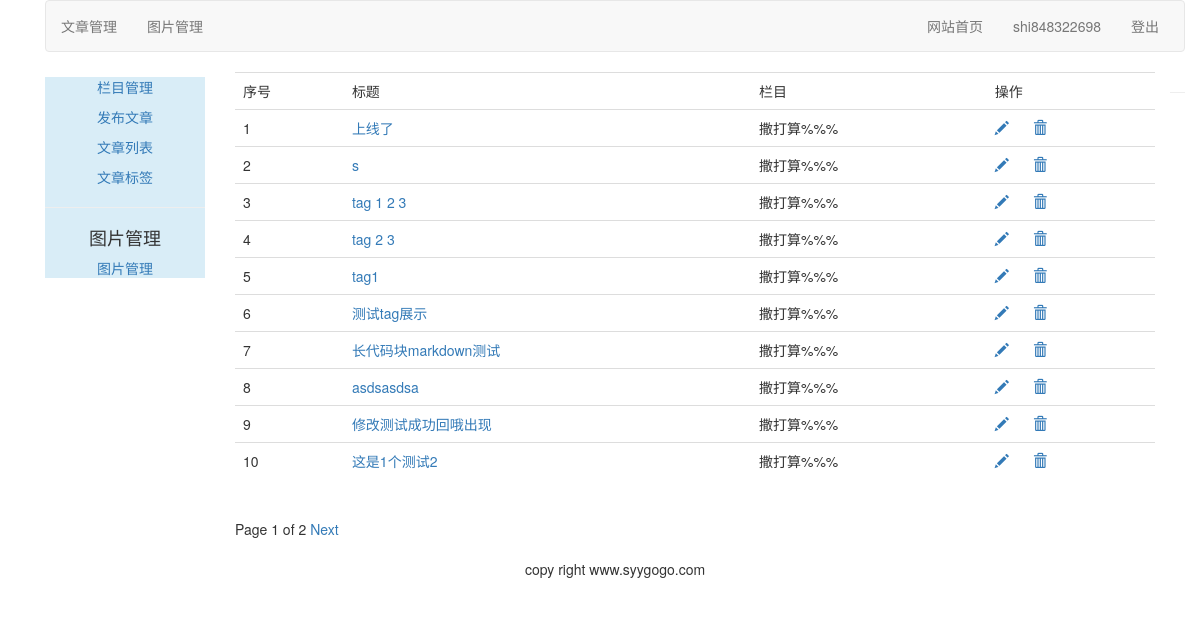
/article/article-list/ (signed in), run on an earlier commit of the app's database.
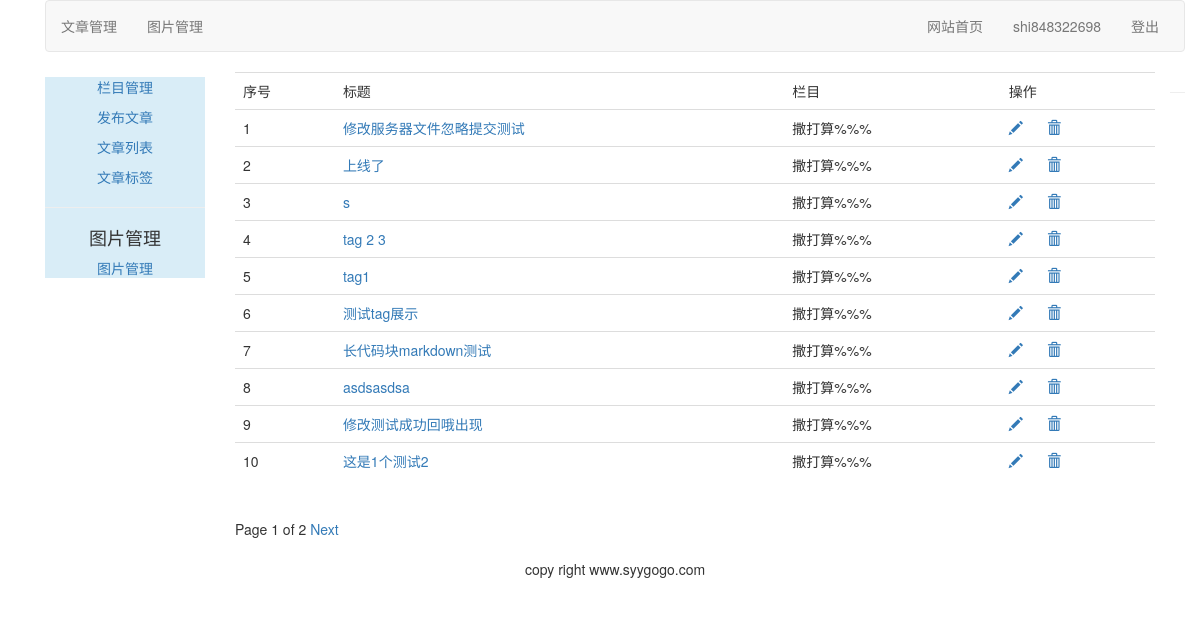
And on a later commit of the database.
### article/models.py (models this page shows, shortened)
class ArticlePost(models.Model):
    author = models.ForeignKey(User, on_delete=models.CASCADE, related_name="article")
    title = models.CharField(max_length=200)
    slug = models.SlugField(max_length=500)
    column = models.ForeignKey(ArticleColumn, on_delete=models.CASCADE, related_name="article_column")
    body = models.TextField()
    created = models.DateTimeField(default=timezone.now)
    updated = models.DateTimeField(auto_now=True)
    users_like = models.ManyToManyField(User, related_name="articles_like", blank=True)
    article_tag = models.ManyToManyField(ArticleTag, related_name='article_tag', blank=True)
    class Meta:
        ordering = ("-updated",)
        index_together = (('id', 'slug'),)
    def get_absolute_url(self):
        return reverse("article:article_detail", args=[self.id, self.slug])

class ArticleColumn(models.Model):
    user = models.ForeignKey(User, on_delete=models.CASCADE, related_name='article_column')
    column = models.CharField(max_length=200)
    created = models.DateField(auto_now_add=True)
    def __str__(self):
        return self.column

### article/views.py (the view)
# urls.py: path('article-list/', views.article_list, name="article_list"),
@login_required(login_url='/account/login')
def article_list(request):
    articles_list = ArticlePost.objects.filter(author=request.user)
    paginator = Paginator(articles_list, 10)
    page = request.GET.get('page')
    try:
        current_page = paginator.page(page)
        articles = current_page.object_list
    except PageNotAnInteger:
        current_page = paginator.page(1)
        articles = current_page.object_list
    except EmptyPage:
        current_page = paginator.page(paginator.num_pages)
        articles = current_page.object_list
    return render(request, "article/column/article_list.html", {"articles": articles, "page": current_page})

### templates/article/column/article_list.html (shortened to what this page needs)
{% extends "article/base.html" %}
{% load staticfiles %}
{% block content %}
<div>
    <table class="table table-hover">
        <tr>
            <td>序号</td>
            <td>标题</td>
            <td>栏目</td>
            <td>操作</td>
        </tr>
        {% for article in articles %}
        <tr id={{ article.id }}>
            <td>{{ forloop.counter }}</td>
            <td><a href="{{ article.get_absolute_url }}">{{ article.title }}</a></td>
            <td>{{ article.column }}</td>
            <td>
                <a name="edit" href="{% url 'article:redit_article' article.id %}"><span class="glyphicon glyphicon-pencil"></span></a>
                <a nane="delete" href="javascript:" onclick="del_article(this, {{ article.id }})"><span class="glyphicon glyphicon-trash" style="margin-left:20px;"></span></a>
            </td>
        </tr>
        {% endfor %}
    </table>
    {% include "paginator.html" %}
</div>
{% endblock %}

What changed in the data, as far as the page shows it:
changed ArticlePost: title "tag 1 2 3" → "修改服务器文件忽略提交测试"; moves up the list
